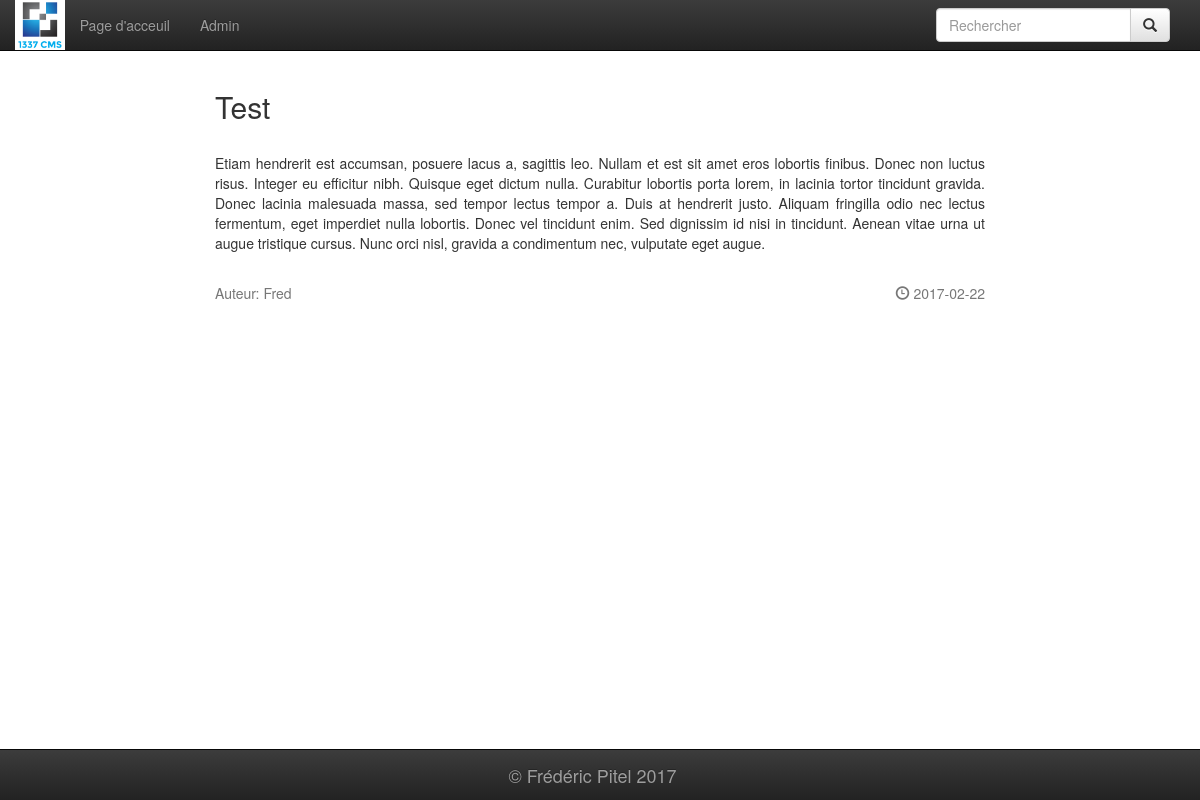
The page /article/Test on the database its author committed.
### tables this page shows
CREATE TABLE article (
  id integer primary key,
  titre varchar(100),
  identifiant varchar(50),
  auteur varchar(100),
  date_publication text,
  paragraphe varchar(500)
);

### index.py (the view)
@app.route('/article/<identifiant>')
def page_article(identifiant):
    try:
        article = get_db().get_article(identifiant)
        return render_template('article.html',
                               article=article)
    except:
        abort(404)

### database.py (called while the page is built)
    def get_connection(self):
        if self.connection is None:
            self.connection = sqlite3.connect(PATH_TO_DB)
        return self.connection

    def disconnect(self):
        if self.connection is not None:
            self.connection.close()

    def get_article(self, identifiant):
        cursor = self.get_connection().cursor()
        cursor.execute("SELECT * FROM article "
                       "WHERE identifiant = '{}'"
                       "AND date_publication <= '{}';"
                       .format(identifiant, self.get_date()))
        return Article(cursor.fetchone())

    def get_date(self):
        return datetime.date.today().isoformat()

### index.py (called while the page is built)
def get_db():
    db = getattr(g, '_database', None)
    if db is None:
        g._database = Database()
    return g._database

@app.teardown_appcontext
def close_connection(exception):
    db = getattr(g, '_database', None)
    if db is not None:
        db.disconnect()

### templates/article.html
{% extends "wrapper.html" %}
{% block content %}
    <h2>{{ article.titre }}</h2><br/>
    <p style="text-align:justify;">{{ article.paragraphe }}</p><br/>
    <div class="row text-muted">
        <div class="col-md-6">Auteur: {{ article.auteur }}</div>
        <div class="col-md-6 text-right"><span class="glyphicon glyphicon-time"></span> {{ article.date }}</div>
    </div>
{% endblock %}

### rows shown on the page
article: titre "Test", paragraphe "Etiam hendrerit est accumsan, posuere lacus a, sagittis leo. Nullam et est sit amet eros lobortis finibus. Donec non luctus risus. Integer eu efficitur nibh. Quisque eget dictum nulla. Curabitur lobortis porta lorem, in lacinia tortor tincidunt gravida. Donec lacinia malesuada massa, sed tempor lectus tempor a. Duis at hendrerit justo. Aliquam fringilla odio nec lectus fermentum, eget imperdiet nulla lobortis. Donec vel tincidunt enim. Sed dignissim id nisi in tincidunt. Aenean vitae urna ut augue tristique cursus. Nunc orci nisl, gravida a condimentum nec, vulputate eget augue.", auteur "Fred", date "2017-02-22"
